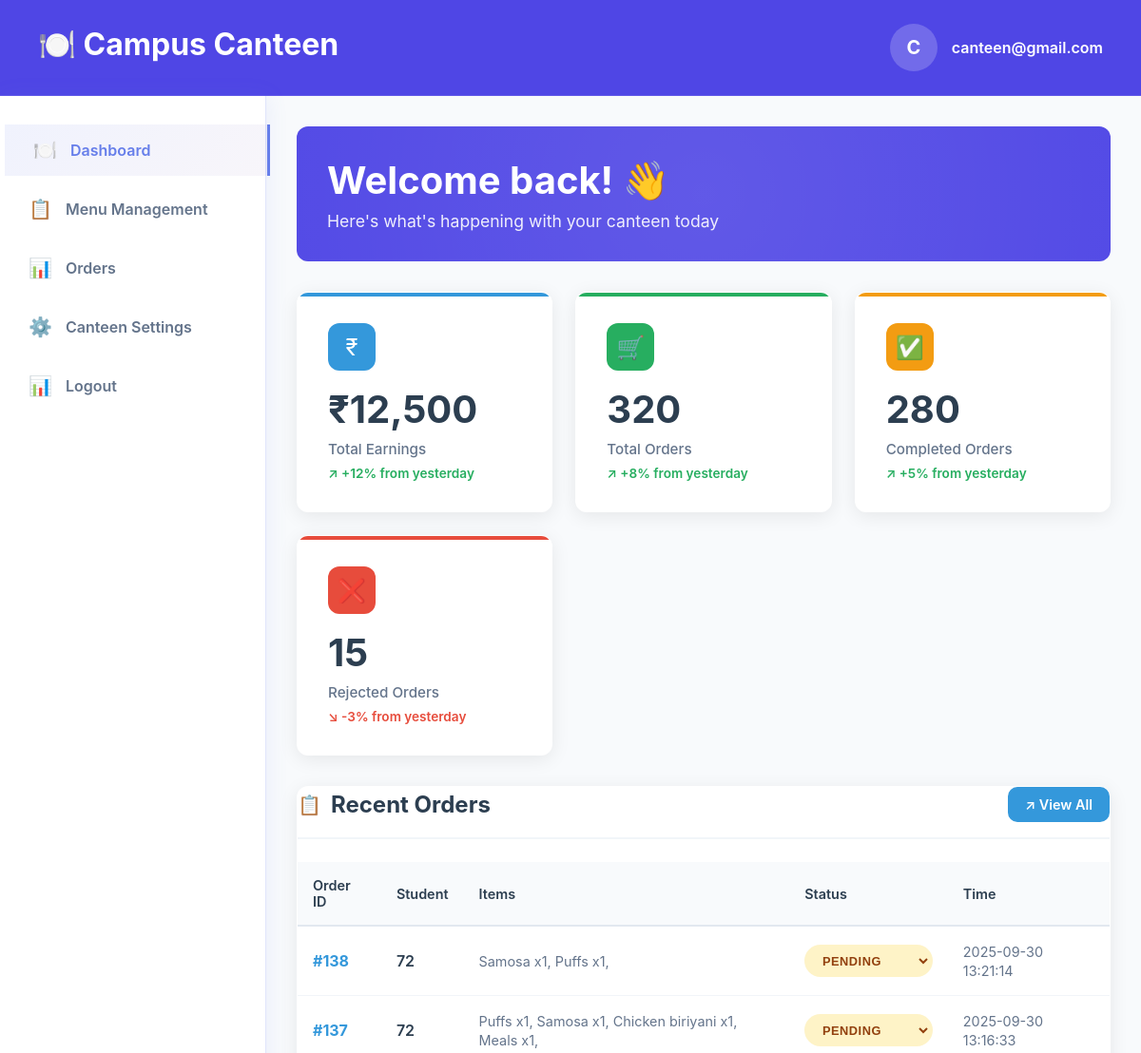
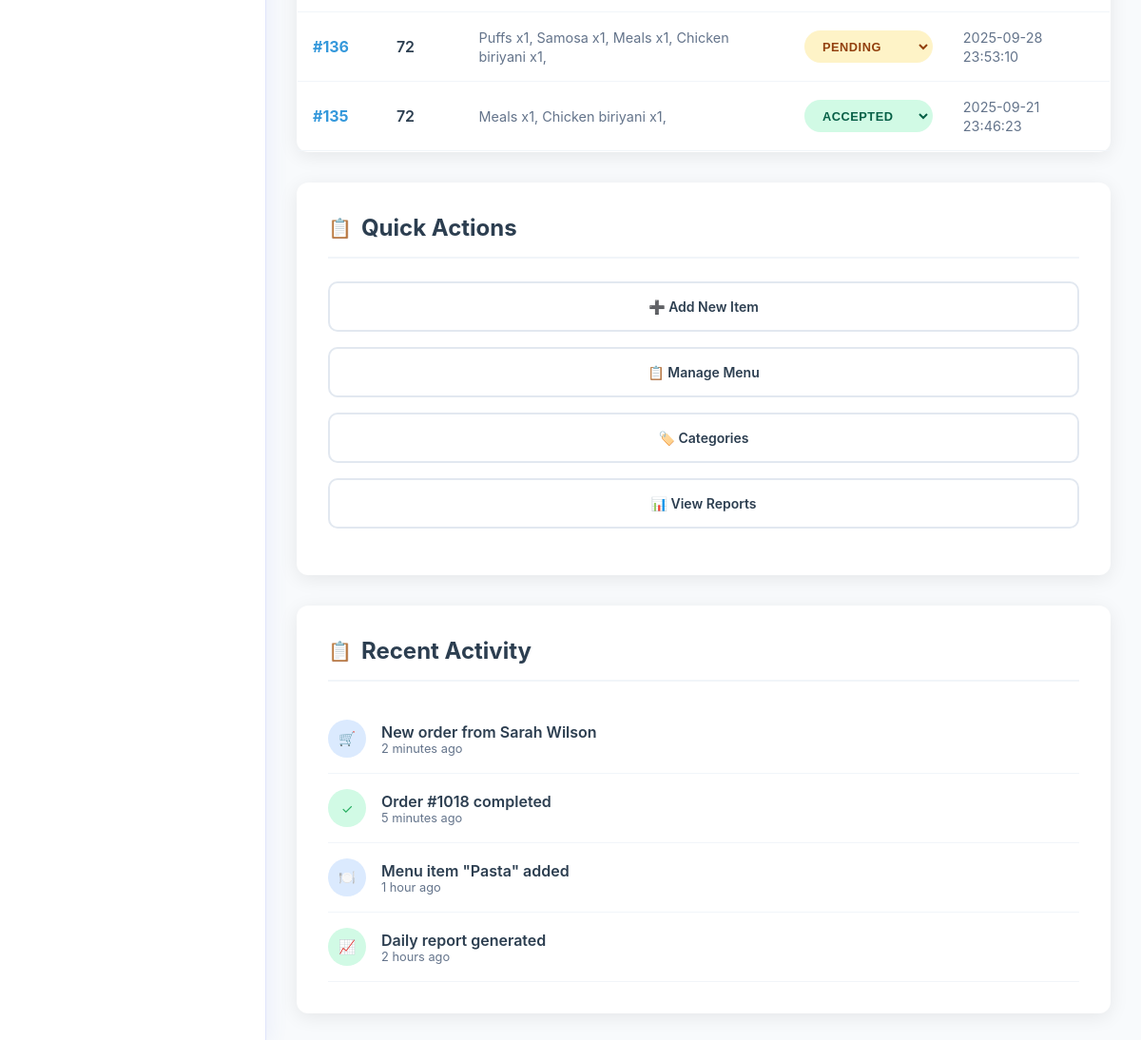
/public/canteen/home (signed in), run on the app's committed database (2 pictures, top to bottom).
### tables this page shows
CREATE TABLE `order_items` (
  `id` int NOT NULL,
  `order_id` int NOT NULL,
  `item_id` int NOT NULL,
  `quantity` int DEFAULT NULL
);

CREATE TABLE `orders` (
  `id` int NOT NULL,
  `canteen_id` int NOT NULL,
  `student_id` int NOT NULL,
  `time` datetime DEFAULT CURRENT_TIMESTAMP,
  `status` enum('pending','accepted','completed','rejected','ready') NOT NULL DEFAULT 'pending',
  `total` decimal(10,2) NOT NULL DEFAULT '0.00'
);

CREATE TABLE `items` (
  `id` int NOT NULL,
  `name` varchar(50) DEFAULT NULL,
  `price` decimal(5,0) NOT NULL,
  `canteen_id` int DEFAULT NULL,
  `image_location` varchar(255) DEFAULT NULL,
  `status` enum('available','unavailable') NOT NULL DEFAULT 'available',
  `description` text NOT NULL,
  `category_id` int DEFAULT NULL
);

### app/controllers/Canteen.php (called while the page is built, shortened)
<?php
class Canteen extends Controller
{
    public function index()
    {
        $order = new Orders;
        $categories = new Categories;
        $orders = $order->join(
            [
                'order_items' => 'orders.id = order_items.order_id',
                'items' => 'order_items.item_id = items.id'
            ],
            ['orders.canteen_id' => CANTEEN_ID],
            'orders.*, items.name,items.price, items.id as item_id, order_items.quantity',
            '',
            '',
            '20'
        );
        $data['orders'] = [];
        if (!empty($orders)) {
            foreach ($orders as $order) {
                $data['orders'][$order->id][] = $order;
            }
        }
        $result = $categories->where(['canteen_id' => CANTEEN_ID]);
        $data['categories'] = [];
        foreach ($result as $res) {
            $data['categories'][] = ['name' => $res->name, 'id' => $res->id];
        }
        $this->view('canteen/home', $data);
    }
}

### app/core/App.php (called while the page is built, shortened)
<?php
class App
{
    private $method = 'index';
    private function splitURL()
    {
        $URL = $_GET['url'] ?? 'home';
        $URL = explode("/", trim($URL, "/"));
        return $URL;
    }
    public function loadController()
    {
        $URL = $this->splitURL();
        $filename = "../app/controllers/" . ucfirst($URL[0]) . ".php";
        if (file_exists($filename)) {
            unset($URL[0]);
        } else {
            $filename = "../app/controllers/_404.php";
            if (file_exists($filename)) {
                require $filename;
                $this->controller = "_404";
            }
        }
        $controller = new $this->controller();
        call_user_func_array([$controller, $this->method], $URL);
    }
}

### public/index.php (called while the page is built, shortened)
<?php
$app = new App;
$app->loadController();

### app/core/Database.php (called while the page is built, shortened)
<?php
trait Database
{
    private function connect()
    {
        $string = "mysql:hostname=" . DBHOST . ";dbname=" . DBNAME;
        $con = new PDO($string, DBUSER, DBPASS);
        $con->setAttribute(PDO::ATTR_ERRMODE, PDO::ERRMODE_EXCEPTION);
        return $con;
    }
    public function query($query, $data = [], $returnInsertId = false)
    {
        $con = $this->connect();
        $stm = $con->prepare($query);
        $check  = $stm->execute($data);
        if ($check) {
            $result = $stm->fetchAll(PDO::FETCH_OBJ);
            if (is_array($result) && count($result)) {
                return $result;
            }
        }
        return false;
    }
}

### app/core/Model.php (called while the page is built, shortened)
<?php
trait Model
{
    protected $offset = 0;
    protected $order_type = "desc";
    protected $order_column = "id";
    public function join($joins = [], $where = [], $selectColumns = '*', $order_type = '', $order_by = '', $limit = '')
    {
        $query = "SELECT {$selectColumns} FROM {$this->table} ";
        foreach ($joins as $table => $onCondition) {
            $query .= "JOIN {$table} ON {$onCondition} ";
        }
        if (!empty($where)) {
            $query .= "WHERE ";
            foreach ($where as $condition => $value) {
                if (preg_match('/(.+)\s(>=|<=|<>|!=|=|>|<|LIKE)$/i', $condition, $matches)) {
                    $column = $matches[1];
                    $operator = $matches[2];
                } else {
                    $column = $condition;
                    $operator = '=';
                }
                $placeholder = str_replace(['.', ' '], '_', $column);
                $query .= "$column $operator :$placeholder AND ";
                $where[$placeholder] = $value;
                unset($where[$condition]);
            }
            $query = rtrim($query, ' AND ');
        }
        $query .= " ORDER BY {$this->order_column} {$this->order_type}";
        if (!empty($limit)) {
            $this->limit = $limit;
            $query .= " LIMIT {$this->limit} OFFSET {$this->offset}";
        }
        return $this->query($query, $where);
    }
}

### app/views/canteen/home.view.php (the view, shortened to what this page needs)
<!DOCTYPE html>
<html lang="en">
<head>
  <link rel="stylesheet" href="/canteen-preorder-system/public/assets/css/header.css">
  <link rel="stylesheet" href="/canteen-preorder-system/public/assets/css/sidebar.css">
  <link rel="stylesheet" href="/canteen-preorder-system/public/assets/css/student-general.css">
  <link rel="stylesheet" href="/canteen-preorder-system/public/assets/css/canteen-common.css">
  <link rel="stylesheet" href="/canteen-preorder-system/public/assets/css/add-item.css">
  <link rel="stylesheet" href="/canteen-preorder-system/public/assets/css/menu-management.css">
</head>
<body>
  <?php
  require 'header.view.php';
  ?>
  <div class="container">
    <?php $page = "dashboard";
    require 'sidebar.view.php';
    ?>
    <div class="main-content">
      <div class="welcome-section">
        <div class="welcome-content">
          <h1>Welcome back! 👋</h1>
          <p>Here's what's happening with your canteen today</p>
        </div>
      </div>
      <div class="dashboard-stats">
        <div class="stat-card earnings">
          <div class="stat-header">
            <div class="stat-icon earnings">
              ₹
            </div>
          </div>
          <h2 class="stat-value">₹12,500</h2>
          <p class="stat-label">Total Earnings</p>
          <p class="stat-change positive">
            ↗ +12% from yesterday
          </p>
        </div>
        <div class="stat-card orders">
          <div class="stat-header">
            <div class="stat-icon orders">
              🛒
            </div>
          </div>
          <h2 class="stat-value">320</h2>
          <p class="stat-label">Total Orders</p>
          <p class="stat-change positive">
            ↗ +8% from yesterday
          </p>
        </div>
        <div class="stat-card completed">
          <div class="stat-header">
            <div class="stat-icon completed">
              ✅
            </div>
          </div>
          <h2 class="stat-value">280</h2>
          <p class="stat-label">Completed Orders</p>
          <p class="stat-change positive">
            ↗ +5% from yesterday
          </p>
        </div>
        <div class="stat-card rejected">
          <div class="stat-header">
            <div class="stat-icon rejected">
              ❌
            </div>
          </div>
          <h2 class="stat-value">15</h2>
          <p class="stat-label">Rejected Orders</p>
          <p class="stat-change negative">
            ↘ -3% from yesterday
          </p>
        </div>
      </div>
      <div class="content-grid">
        <div class="orders-section">
          <div class="section-header">
            <h2 class="section-title">Recent Orders</h2>
            <a href="#" class="view-all-btn" onclick="updateOrders()">
              ↗ View All
            </a>
          </div>
          <table class="orders-table">
            <thead>
              <tr>
                <th>Order ID</th>
                <th>Student</th>
                <th>Items</th>
                <th>Status</th>
                <th>Time</th>
              </tr>
            </thead>
            <tbody>
              <?php if (!empty($orders)): ?>
                <?php foreach ($orders as $order_id => $order): ?>
                  <tr>
                    <td><span data-order-id="<?= $order_id ?>" class="order-id">#<?= $order_id ?></span></td>
                    <td><span class="student-name"><?= $order[0]->student_id ?></span></td>
                    <td><span class="order-items">
                        <?php foreach ($order as $or): ?>
                          <?= ucfirst($or->name) ?> x<?= $or->quantity ?>,
                        <?php endforeach; ?>
                      </span></td>
                    <td>
                      <select data-id='<?= $order[0]->id ?>' class="status-select <?= $order[0]->status ?>">
                        <option value="pending" <?php if ($order[0]->status == 'pending') {
                                                  echo 'selected';
                                                } ?>>Pending</option>
                        <option value="accepted" <?php if ($order[0]->status == 'accepted') {
                                                    echo 'selected';
                                                  } ?>>Accepted</option>
                      </select>
                    </td>
                    <td><span class="order-time"><?= $order[0]->time ?></span></td>
                  </tr>
                <?php endforeach; ?>
              <?php endif; ?>
            </tbody>
          </table>
        </div>
        <div>
          <div class="quick-actions">
            <div class="section-header">
              <h2 class="section-title">Quick Actions</h2>
            </div>
            <a href="#" class="action-btn" data-modal-target="#modal" class="add-item-section">
              ➕ Add New Item
            </a>
            <a href="#" class="action-btn">
              📋 Manage Menu
            </a>
            <a href="#" class="action-btn">
              🏷️ Categories
            </a>
            <a href="#" class="action-btn">
              📊 View Reports
            </a>
          </div>
          <div class="quick-actions recent-activity">
            <div class="section-header">
              <h2 class="section-title">Recent Activity</h2>
            </div>
            <div class="activity-item">
              <div class="activity-icon new-order">
                🛒
              </div>
              <div class="activity-content">
                <p class="activity-text">New order from Sarah Wilson</p>
                <p class="activity-time">2 minutes ago</p>
              </div>
            </div>
            <div class="activity-item">
              <div class="activity-icon completed">
                ✓
              </div>
              <div class="activity-content">
                <p class="activity-text">Order #1018 completed</p>
                <p class="activity-time">5 minutes ago</p>
              </div>
            </div>
            <div class="activity-item">
              <div class="activity-icon new-order">
                🍽️
              </div>
              <div class="activity-content">
                <p class="activity-text">Menu item "Pasta" added</p>
                <p class="activity-time">1 hour ago</p>
              </div>
            </div>
            <div class="activity-item">
              <div class="activity-icon completed">
                📈
              </div>
              <div class="activity-content">
                <p class="activity-text">Daily report generated</p>
                <p class="activity-time">2 hours ago</p>
              </div>
            </div>
          </div>
        </div>
      </div>
    </div>
  </div>
</body>
</html>

### public/assets/css/student-general.css (style rules this page uses)
* { margin: 0; padding: 0; box-sizing: border-box; }
body { font-family: "Segoe UI", Tahoma, Geneva, Verdana, sans-serif; min-height: 100vh; color: #333; overflow-x: hidden; }
.container { display: flex; margin: 0 auto; background-color: white; min-height: calc(100vh - 80px); }
.main-content { flex: 1; padding: 30px; }
.section-title { font-size: 20px; color: #333; margin-bottom: 20px; display: flex; align-items: center; gap: 10px; }
.section-title::before { content: "📋"; font-size: 20px; }
.order-id { font-weight: bold; color: #333; font-size: 16px; }
.order-items { margin-bottom: 15px; }

### public/assets/css/canteen-common.css (style rules this page uses)
:root { --primary-color: #2c3e50; --secondary-color: #3498db; --success-color: #27ae60; --warning-color: #f39c12; --danger-color: #e74c3c; --light-bg: #f8fafc; --card-shadow: 0 4px 20px rgba(0, 0, 0, 0.08); --border-radius: 12px; --transition: all 0.3s ease; }
* { box-sizing: border-box; }
body { margin: 0; background: #f8fafc; font-family: 'Inter', 'Segoe UI', Tahoma, Geneva, Verdana, sans-serif; min-height: 100vh; }
.main-content { flex: 1; padding: 2rem; background: var(--light-bg); min-height: calc(100vh - 80px); }
.welcome-section, .page-header { background: #4f46e5; border-radius: var(--border-radius); padding: 2rem; color: white; margin-bottom: 2rem; position: relative; overflow: hidden; }
.welcome-section::before, .page-header::before { content: ''; position: absolute; top: -50%; right: -50%; width: 200%; height: 200%; background: radial-gradient(circle, rgba(255, 255, 255, 0.1) 0%, transparent 70%); animation: float 6s ease-in-out infinite; }
.welcome-content, .page-header-content { position: relative; z-index: 2; }
.welcome-section h1, .page-title { margin: 0 0 0.5rem 0; font-size: 2.5rem; font-weight: 700; }
.welcome-section p { margin: 0; font-size: 1.1rem; opacity: 0.9; }
.stat-card, .menu-card, .orders-section, .quick-actions, .search-filter-section { background: white; border-radius: var(--border-radius); box-shadow: var(--card-shadow); border: 1px solid rgba(255, 255, 255, 0.2); transition: var(--transition); }
.action-btn { padding: 0.6rem 1rem; border: none; border-radius: 8px; font-weight: 600; cursor: pointer; transition: var(--transition); text-decoration: none; text-align: center; font-size: 0.9rem; display: inline-block; }
.add-item-btn, .view-all-btn { background: rgba(255, 255, 255, 0.2); color: white; padding: 0.8rem 1.5rem; border: 2px solid rgba(255, 255, 255, 0.3); border-radius: 10px; text-decoration: none; font-weight: 600; font-size: 1rem; transition: var(--transition); backdrop-filter: blur(10px); }
.view-all-btn { background: var(--secondary-color); border-color: var(--secondary-color); padding: 0.5rem 1rem; font-size: 0.9rem; }
.status-badge.pending, .status-select.pending { background: #fef3c7; color: #92400e; }
.status-badge.accepted, .status-select.accepted { background: #d1fae5; color: #065f46; }
.section-header { display: flex; justify-content: space-between; align-items: center; margin-bottom: 1.5rem; padding-bottom: 1rem; border-bottom: 2px solid #f1f5f9; }
.section-title { margin: 0; font-size: 1.5rem; font-weight: 700; color: var(--primary-color); }

### public/assets/css/add-item.css (style rules this page uses)
*, *::after, *::before { box-sizing: border-box; }

### public/assets/css/menu-management.css (style rules this page uses)
.action-btn { border: none; flex: 1; padding: 0.5rem 1rem; border-radius: 6px; font-size: 0.875rem; font-weight: 500; cursor: pointer; transition: all 0.2s ease; }

### data on the page
order_items: order_id "138", order.student_id "72", item.name "Samosa", quantity "1", order.status "Pending", order.time "2025-09-30 13:21:14"
order_items: item.name "Puffs", quantity "1"
order_items: order_id "137", order.student_id "72", item.name "Puffs", quantity "1", order.status "Pending", order.time "2025-09-30 13:16:33"
order_items: item.name "Samosa", quantity "1"
order_items: item.name "Chicken biriyani", quantity "1"
order_items: item.name "Meals", quantity "1"
order_items: order_id "136", order.student_id "72", item.name "Puffs", quantity "1", order.status "Pending", order.time "2025-09-28 23:53:10"
order_items: item.name "Samosa", quantity "1"
order_items: item.name "Meals", quantity "1"
order_items: item.name "Chicken biriyani", quantity "1"
order_items: order_id "135", order.student_id "72", item.name "Meals", quantity "1", order.status "Accepted", order.time "2025-09-21 23:46:23"
order_items: item.name "Chicken biriyani", quantity "1"

### other printed values
$_SESSION['CANTEEN']->email[0] "C"
$_SESSION['CANTEEN']->email "canteen@gmail.com"
